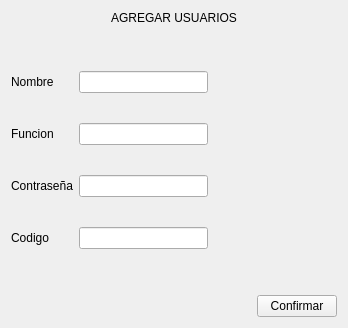
                 <widget class="QWidget" name="Pagina_AgregarUsuario">
                  <layout class="QVBoxLayout" name="verticalLayout_8">
                   <item>
                    <widget class="QLabel" name="label_5">
                     <property name="text">
                      <string>AGREGAR USUARIOS</string>
                     </property>
                     <property name="alignment">
                      <set>Qt::AlignCenter</set>
                     </property>
                    </widget>
                   </item>
                   <item>
                    <spacer name="verticalSpacer">
                     <property name="orientation">
                      <enum>Qt::Vertical</enum>
                     </property>
                     <property name="sizeHint" stdset="0">
                      <size>
                       <width>20</width>
                       <height>40</height>
                      </size>
                     </property>
                    </spacer>
                   </item>
                   <item>
                    <layout class="QHBoxLayout" name="Layout_AgregarUsuario">
                     <item>
                      <layout class="QVBoxLayout" name="verticalLayout_7">
                       <property name="spacing">
                        <number>30</number>
                       </property>
                       <item>
                        <widget class="QLabel" name="Label_NombreUsuario">
                         <property name="text">
                          <string>Nombre</string>
                         </property>
                        </widget>
                       </item>
                       <item>
                        <widget class="QLabel" name="Label_FuncionUsuario">
                         <property name="text">
                          <string>Funcion</string>
                         </property>
                        </widget>
                       </item>
                       <item>
                        <widget class="QLabel" name="Label_ContrasenaUsuario">
                         <property name="text">
                          <string>Contraseña</string>
                         </property>
                        </widget>
                       </item>
                       <item>
                        <widget class="QLabel" name="Label_CodigoUsuario">
                         <property name="text">
                          <string>Codigo</string>
                         </property>
                        </widget>
                       </item>
                      </layout>
                     </item>
                     <item>
                      <layout class="QVBoxLayout" name="verticalLayout_6">
                       <property name="spacing">
                        <number>30</number>
                       </property>
                       <item>
                        <widget class="QLineEdit" name="lineEdit_NombreUsuario"/>
                       </item>
                       <item>
                        <widget class="QLineEdit" name="lineEdit_FuncionUsuario"/>
                       </item>
                       <item>
                        <widget class="QLineEdit" name="lineEdit_ContrasenaUsuario"/>
                       </item>
                       <item>
                        <widget class="QLineEdit" name="lineEdit_CodigoUsuario"/>
                       </item>
                      </layout>
                     </item>
                     <item>
                      <spacer name="horizontalSpacer_4">
                       <property name="orientation">
                        <enum>Qt::Horizontal</enum>
                       </property>
                       <property name="sizeHint" stdset="0">
                        <size>
                         <width>40</width>
                         <height>20</height>
                        </size>
                       </property>
                      </spacer>
                     </item>
                    </layout>
                   </item>
                   <item>
                    <spacer name="verticalSpacer_2">
                     <property name="orientation">
                      <enum>Qt::Vertical</enum>
                     </property>
                     <property name="sizeHint" stdset="0">
                      <size>
                       <width>20</width>
                       <height>40</height>
                      </size>
                     </property>
                    </spacer>
                   </item>
                   <item>
                    <layout class="QHBoxLayout" name="horizontalLayout_6">
                     <item>
                      <widget class="QLabel" name="label_6">
                       <property name="minimumSize">
                        <size>
                         <width>200</width>
                         <height>0</height>
                        </size>
                       </property>
                       <property name="text">
                        <string/>
                       </property>
                       <property name="alignment">
                        <set>Qt::AlignCenter</set>
                       </property>
                      </widget>
                     </item>
                     <item>
                      <spacer name="horizontalSpacer_3">
                       <property name="orientation">
                        <enum>Qt::Horizontal</enum>
                       </property>
                       <property name="sizeHint" stdset="0">
                        <size>
                         <width>40</width>
                         <height>20</height>
                        </size>
                       </property>
                      </spacer>
                     </item>
                     <item>
                      <widget class="QPushButton" name="Boton_ConfirmarAgregarUsuario">
                       <property name="text">
                        <string>Confirmar</string>
                       </property>
                      </widget>
                     </item>
                    </layout>
                   </item>
                  </layout>
                 </widget>
